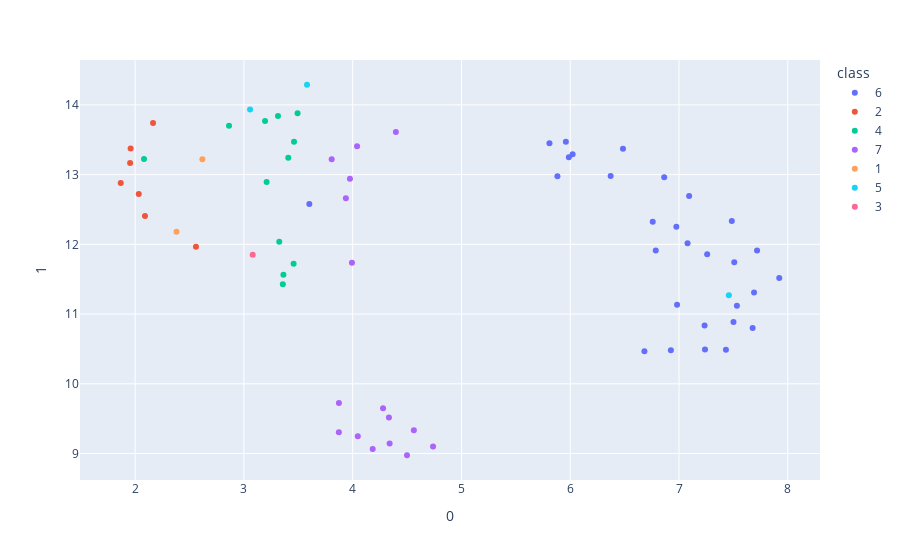

The notebook cell this image was saved under:
### Code cell
umap_2d = UMAP(random_state=0)
umap_2d.fit(df)

projections = umap_2d.transform(df)

fig = px.scatter(
    projections, x=0, y=1,
    color=df['Classes'], labels={'color': 'class'}
)
fig.show()

### Figure 1 — Plotly figure (JSON) as saved in the notebook; plotly's stock layout.template omitted (floating-point values rounded to 4 significant figures)
{"data": [{"hovertemplate": "class=6<br>0=%{x}<br>1=%{y}<extra></extra>", "legendgroup": "6", "marker": {"color": "#636efa", "symbol": "circle"}, "mode": "markers", "name": "6", "orientation": "v", "showlegend": true, "x": [6.485, 5.987, 5.809, 5.882, 6.022, 7.093, 7.239, 7.431, 6.982, 7.501, 3.601, 7.079, 7.677, 7.508, 7.718, 7.69, 7.235, 7.922, 7.532, 7.259, 6.786, 6.372, 6.864, 5.96, 6.759, 6.976, 6.682, 6.925, 7.485], "xaxis": "x", "y": [13.37, 13.25, 13.45, 12.98, 13.29, 12.69, 10.49, 10.49, 11.13, 10.88, 12.58, 12.02, 10.8, 11.74, 11.91, 11.31, 10.84, 11.52, 11.12, 11.86, 11.91, 12.98, 12.96, 13.47, 12.33, 12.25, 10.47, 10.48, 12.33], "yaxis": "y", "type": "scatter"}, {"hovertemplate": "class=2<br>0=%{x}<br>1=%{y}<extra></extra>", "legendgroup": "2", "marker": {"color": "#EF553B", "symbol": "circle"}, "mode": "markers", "name": "2", "orientation": "v", "showlegend": true, "x": [2.164, 1.958, 2.559, 2.09, 1.867, 2.033, 1.953], "xaxis": "x", "y": [13.74, 13.38, 11.97, 12.41, 12.88, 12.72, 13.17], "yaxis": "y", "type": "scatter"}, {"hovertemplate": "class=4<br>0=%{x}<br>1=%{y}<extra></extra>", "legendgroup": "4", "marker": {"color": "#00cc96", "symbol": "circle"}, "mode": "markers", "name": "4", "orientation": "v", "showlegend": true, "x": [3.313, 3.358, 3.363, 3.457, 3.325, 3.209, 3.194, 3.408, 3.493, 3.46, 2.082, 2.863], "xaxis": "x", "y": [13.84, 11.43, 11.57, 11.72, 12.04, 12.9, 13.77, 13.24, 13.88, 13.47, 13.22, 13.7], "yaxis": "y", "type": "scatter"}, {"hovertemplate": "class=7<br>0=%{x}<br>1=%{y}<extra></extra>", "legendgroup": "7", "marker": {"color": "#ab63fa", "symbol": "circle"}, "mode": "markers", "name": "7", "orientation": "v", "showlegend": true, "x": [4.279, 4.739, 4.562, 3.993, 4.499, 4.333, 3.873, 4.34, 4.047, 3.873, 3.937, 4.184, 3.975, 3.807, 4.04, 4.397], "xaxis": "x", "y": [9.649, 9.1, 9.334, 11.73, 8.976, 9.517, 9.724, 9.143, 9.25, 9.307, 12.66, 9.064, 12.94, 13.22, 13.41, 13.61], "yaxis": "y", "type": "scatter"}, {"hovertemplate": "class=1<br>0=%{x}<br>1=%{y}<extra></extra>", "legendgroup": "1", "marker": {"color": "#FFA15A", "symbol": "circle"}, "mode": "markers", "name": "1", "orientation": "v", "showlegend": true, "x": [2.38, 2.618], "xaxis": "x", "y": [12.18, 13.22], "yaxis": "y", "type": "scatter"}, {"hovertemplate": "class=5<br>0=%{x}<br>1=%{y}<extra></extra>", "legendgroup": "5", "marker": {"color": "#19d3f3", "symbol": "circle"}, "mode": "markers", "name": "5", "orientation": "v", "showlegend": true, "x": [7.458, 3.58, 3.056], "xaxis": "x", "y": [11.27, 14.29, 13.94], "yaxis": "y", "type": "scatter"}, {"hovertemplate": "class=3<br>0=%{x}<br>1=%{y}<extra></extra>", "legendgroup": "3", "marker": {"color": "#FF6692", "symbol": "circle"}, "mode": "markers", "name": "3", "orientation": "v", "showlegend": true, "x": [3.081], "xaxis": "x", "y": [11.85], "yaxis": "y", "type": "scatter"}], "layout": {"xaxis": {"anchor": "y", "domain": [0.0, 1.0], "title": {"text": "0"}}, "yaxis": {"anchor": "x", "domain": [0.0, 1.0], "title": {"text": "1"}}, "legend": {"title": {"text": "class"}, "tracegroupgap": 0}, "margin": {"t": 60}}}
